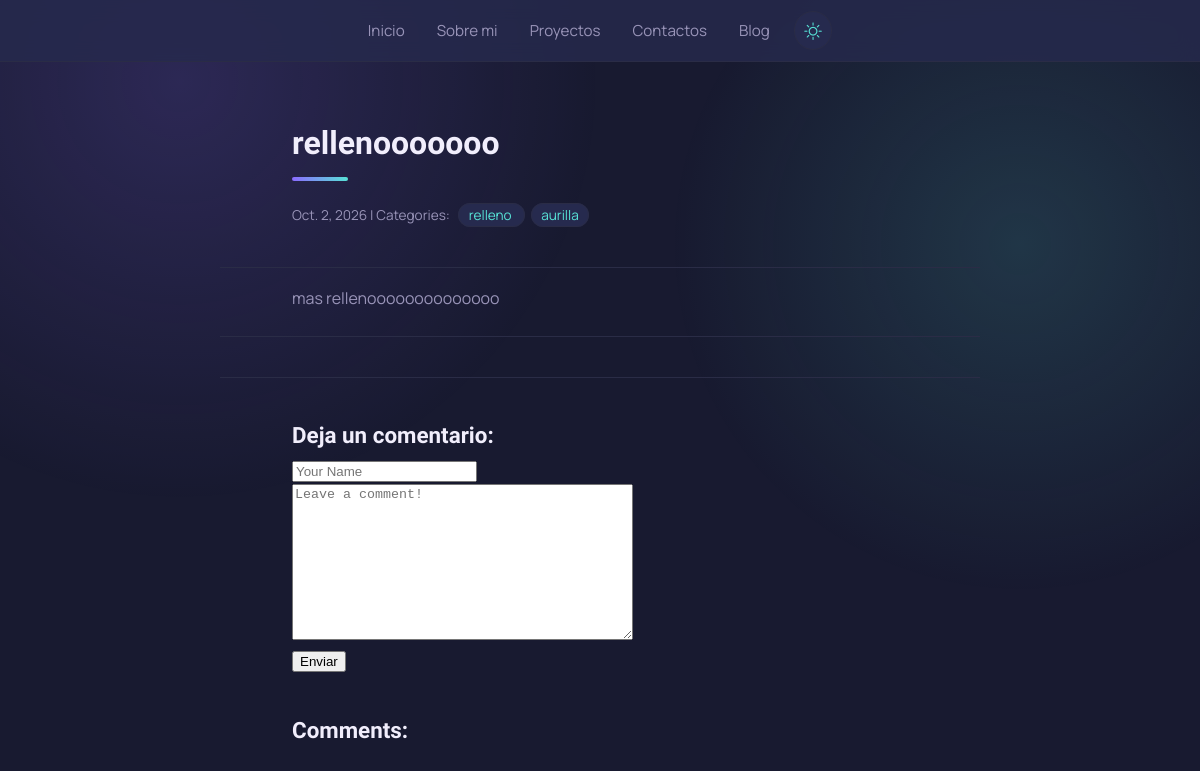
The page /blog/post/2/ on the database as committed earlier.
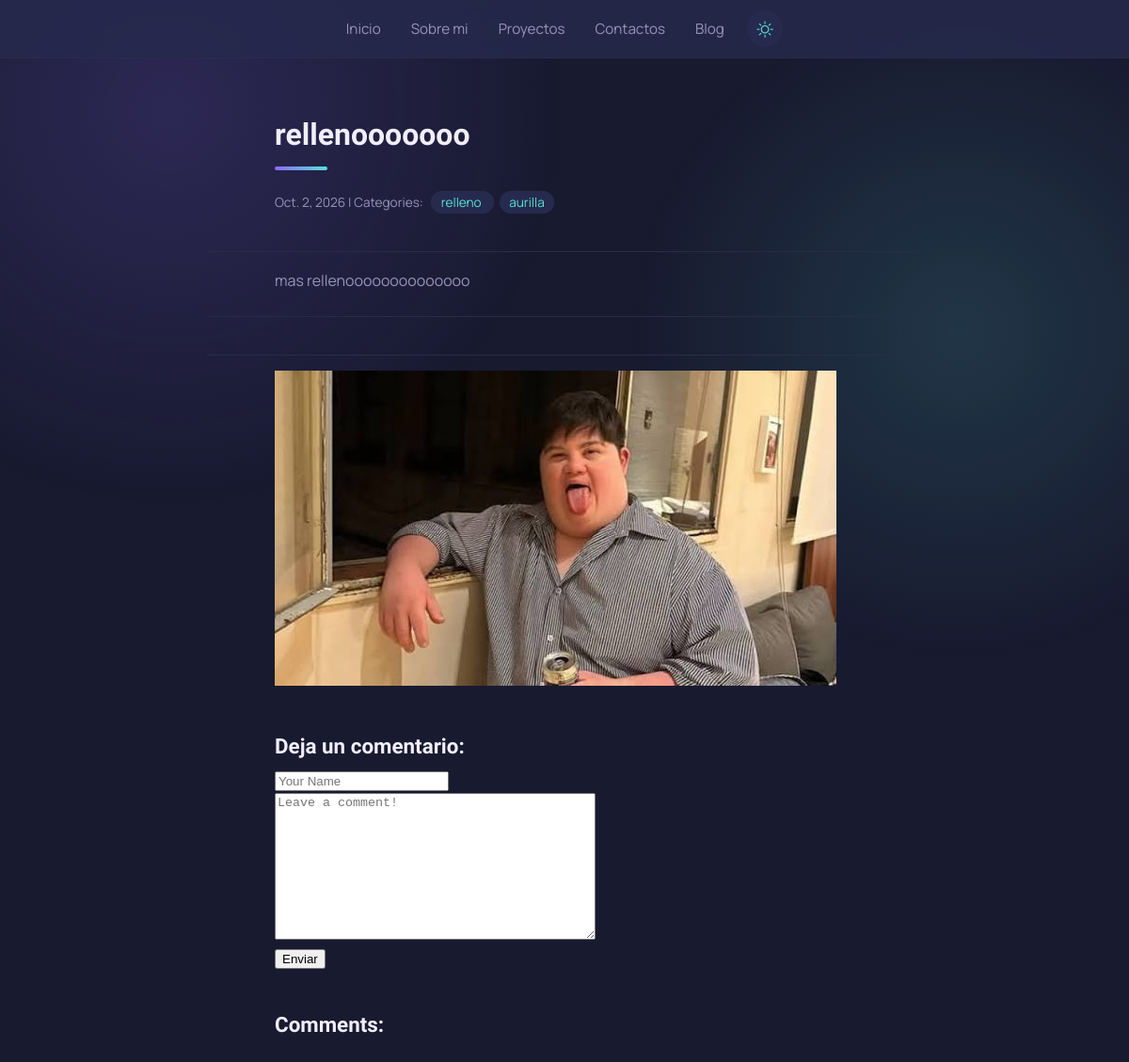
The same page on the database as committed later.
### blog/models.py (models this page shows, shortened)
class category(models.Model):
    name = models.CharField(max_length=30)
    class Meta:
        verbose_name_plural = "categories"

class postmedia(models.Model):
    IMAGE, VIDEO, AUDIO = "image", "video", "audio"
    KIND_CHOICES = [(IMAGE, "Imagen"), (VIDEO, "Video"), (AUDIO, "Audio")]
    post = models.ForeignKey(post, on_delete=models.CASCADE, related_name="media")
    kind = models.CharField(max_length=10, choices=KIND_CHOICES, default=IMAGE)
    file = models.FileField(upload_to="posts/%Y/%m/")
    caption = models.CharField(max_length=200, blank=True)

### blog/views.py (the view, shortened to what this page needs)
# urls.py: path("post/<int:pk>/", views.blog_detail, name="blog_detail"),
def blog_detail(request, pk):
    post = Post.objects.get(pk=pk)
    form = commentform()
    comments = Comment.objects.filter(post=post)
    context = {
        "post": post,
        "comments": comments,
        "form": commentform(),
    }
    return render(request, "blog/detail.html", context)

### blog/forms.py
class commentform(forms.Form):
    author = forms.CharField(
        max_length=60,
        widget=forms.TextInput(
            attrs={"class": "form-control", "placeholder": "Your Name"}
        ),
    )
    body = forms.CharField(
        widget=forms.Textarea(
            attrs={"class": "form-control", "placeholder": "Leave a comment!"}
        )
    )

### blog/templates/blog/detail.html (shortened to what this page needs)
{% extends "base.html" %}
{% block page_title %}
    <h2>{{ post.title }}</h2>
{% endblock page_title %}
{% block page_content %}
    <small>
        {{ post.created_on.date }} | Categories:
        {% for category in post.categories.all %}
            <a href="{% url 'blog_category' category.name %}">
                {{ category.name }}
            </a>
        {% endfor %}
    </small>
    <p>{{ post.body | linebreaks }}</p>
    {% for item in post.media.all %}
        <figure>
            {% if item.kind == "image" %}
                <img src="{{ item.file.url }}" alt="{{ item.caption }}" style="max-width:100%">
            {% elif item.kind == "video" %}
                <video controls style="max-width:100%">
                    <source src="{{ item.file.url }}">
                </video>
            {% elif item.kind == "audio" %}
                <audio controls src="{{ item.file.url }}"></audio>
            {% endif %}
        </figure>
    {% endfor %}
    <h3>Deja un comentario:</h3>
    <form method="post">
        <div>
            {{ form.author }}
        </div>
        <div>
            {{ form.body }}
        </div>
        <button type="submit" class="btn btn-primary">Enviar</button>
    </form>
    <h3>Comments:</h3>
{% endblock page_content %}

Rows that differ between the two databases and show on the page:
added postmedia: file (picture)
